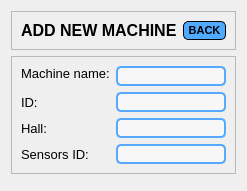
            <widget class="QWidget" name="add_machine_form">
             <layout class="QVBoxLayout" name="verticalLayout_4">
              <item>
               <widget class="QFrame" name="top_add_hall_form_2">
                <property name="maximumSize">
                 <size>
                  <width>16777215</width>
                  <height>50</height>
                 </size>
                </property>
                <property name="frameShape">
                 <enum>QFrame::StyledPanel</enum>
                </property>
                <property name="frameShadow">
                 <enum>QFrame::Raised</enum>
                </property>
                <layout class="QHBoxLayout" name="horizontalLayout_13">
                 <item>
                  <widget class="QLabel" name="label_13">
                   <property name="font">
                    <font>
                     <family>Nirmala UI</family>
                     <pointsize>12</pointsize>
                     <weight>75</weight>
                     <bold>true</bold>
                    </font>
                   </property>
                   <property name="text">
                    <string>ADD NEW MACHINE</string>
                   </property>
                  </widget>
                 </item>
                 <item>
                  <widget class="QPushButton" name="add_machine_back_button">
                   <property name="maximumSize">
                    <size>
                     <width>80</width>
                     <height>30</height>
                    </size>
                   </property>
                   <property name="font">
                    <font>
                     <family>Nirmala UI</family>
                     <pointsize>8</pointsize>
                     <weight>75</weight>
                     <bold>true</bold>
                    </font>
                   </property>
                   <property name="styleSheet">
                    <string notr="true">QPushButton{
	background-color: rgb(80, 170, 255);
	border: 1px solid black;
	border-radius: 5px;
}
QPushButton:hover{
	background-color: #00aaff;
}</string>
                   </property>
                   <property name="text">
                    <string>BACK</string>
                   </property>
                  </widget>
                 </item>
                </layout>
               </widget>
              </item>
              <item>
               <widget class="QFrame" name="form_frame_add_hall_2">
                <property name="frameShape">
                 <enum>QFrame::StyledPanel</enum>
                </property>
                <property name="frameShadow">
                 <enum>QFrame::Raised</enum>
                </property>
                <layout class="QGridLayout" name="gridLayout_3">
                 <item row="0" column="1">
                  <widget class="QLineEdit" name="add_machine_name">
                   <property name="styleSheet">
                    <string notr="true">QLineEdit{
	background-color: rgb(247, 247, 247);
	border: 2px solid #55aaff;
	border-radius: 5px;
}
QLineEdit:focus{
	border: 2px solid #00ffff;
}</string>
                   </property>
                  </widget>
                 </item>
                 <item row="2" column="0">
                  <widget class="QLabel" name="label_16">
                   <property name="font">
                    <font>
                     <family>Nirmala UI</family>
                     <pointsize>10</pointsize>
                    </font>
                   </property>
                   <property name="text">
                    <string>Hall:</string>
                   </property>
                  </widget>
                 </item>
                 <item row="1" column="1">
                  <widget class="QLineEdit" name="add_machine_id">
                   <property name="styleSheet">
                    <string notr="true">QLineEdit{
	background-color: rgb(247, 247, 247);
	border: 2px solid #55aaff;
	border-radius: 5px;
}
QLineEdit:focus{
	border: 2px solid #00ffff;
}</string>
                   </property>
                  </widget>
                 </item>
                 <item row="3" column="1">
                  <widget class="QLineEdit" name="add_machine_sensor">
                   <property name="styleSheet">
                    <string notr="true">QLineEdit{
	background-color: rgb(247, 247, 247);
	border: 2px solid #55aaff;
	border-radius: 5px;
}
QLineEdit:focus{
	border: 2px solid #00ffff;
}</string>
                   </property>
                  </widget>
                 </item>
                 <item row="1" column="0">
                  <widget class="QLabel" name="label_14">
                   <property name="font">
                    <font>
                     <family>Nirmala UI</family>
                     <pointsize>10</pointsize>
                    </font>
                   </property>
                   <property name="text">
                    <string>ID:</string>
                   </property>
                  </widget>
                 </item>
                 <item row="0" column="0" alignment="Qt::AlignTop">
                  <widget class="QLabel" name="label_15">
                   <property name="font">
                    <font>
                     <family>Nirmala UI</family>
                     <pointsize>10</pointsize>
                    </font>
                   </property>
                   <property name="text">
                    <string>Machine name:</string>
                   </property>
                  </widget>
                 </item>
                 <item row="2" column="1">
                  <widget class="QLineEdit" name="add_machine_hall">
                   <property name="styleSheet">
                    <string notr="true">QLineEdit{
	background-color: rgb(247, 247, 247);
	border: 2px solid #55aaff;
	border-radius: 5px;
}
QLineEdit:focus{
	border: 2px solid #00ffff;
}</string>
                   </property>
                  </widget>
                 </item>
                 <item row="3" column="0">
                  <widget class="QLabel" name="label_17">
                   <property name="font">
                    <font>
                     <family>Nirmala UI</family>
                     <pointsize>10</pointsize>
                    </font>
                   </property>
                   <property name="text">
                    <string>Sensors ID:</string>
                   </property>
                  </widget>
                 </item>
                </layout>
               </widget>
              </item>
              <item>
               <widget class="QFrame" name="confirm_button_add_hall_2">
                <property name="maximumSize">
                 <size>
                  <width>16777215</width>
                  <height>40</height>
                 </size>
                </property>
                <property name="frameShape">
                 <enum>QFrame::StyledPanel</enum>
                </property>
                <property name="frameShadow">
                 <enum>QFrame::Raised</enum>
                </property>
                <widget class="QPushButton" name="confirm_add_button_machine">
                 <property name="geometry">
                  <rect>
                   <x>610</x>
                   <y>10</y>
                   <width>93</width>
                   <height>28</height>
                  </rect>
                 </property>
                 <property name="font">
                  <font>
                   <family>Nirmala UI</family>
                   <weight>75</weight>
                   <bold>true</bold>
                  </font>
                 </property>
                 <property name="styleSheet">
                  <string notr="true">QPushButton{
	background-color: rgb(80, 170, 255);
	border: 1px solid black;
	border-radius: 5px;
	width: 80px;
}
QPushButton:hover{
	background-color: #00aaff;
}</string>
                 </property>
                 <property name="text">
                  <string>CONFIRM</string>
                 </property>
                </widget>
               </widget>
              </item>
             </layout>
            </widget>
